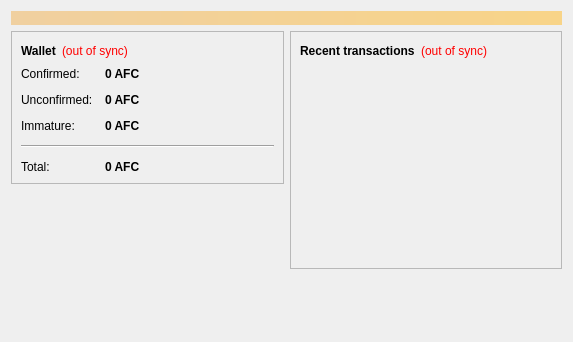
<?xml version="1.0" encoding="UTF-8"?>
<ui version="4.0">
 <class>OverviewPage</class>
 <widget class="QWidget" name="OverviewPage">
  <property name="geometry">
   <rect>
    <x>0</x>
    <y>0</y>
    <width>573</width>
    <height>342</height>
   </rect>
  </property>
  <property name="windowTitle">
   <string>Form</string>
  </property>
  <layout class="QVBoxLayout" name="topLayout">
   <item>
    <widget class="QLabel" name="labelAlerts">
     <property name="visible">
      <bool>false</bool>
     </property>
     <property name="styleSheet">
      <string notr="true">background-color: qlineargradient(x1: 0, y1: 0, x2: 1, y2: 0, stop:0 #F0D0A0, stop:1 #F8D488); color:#000000;</string>
     </property>
     <property name="wordWrap">
      <bool>true</bool>
     </property>
     <property name="margin">
      <number>3</number>
     </property>
    </widget>
   </item>
   <item>
    <layout class="QHBoxLayout" name="horizontalLayout" stretch="1,1">
     <item>
      <layout class="QVBoxLayout" name="verticalLayout_2">
       <item>
        <widget class="QFrame" name="frame">
         <property name="frameShape">
          <enum>QFrame::StyledPanel</enum>
         </property>
         <property name="frameShadow">
          <enum>QFrame::Raised</enum>
         </property>
         <layout class="QVBoxLayout" name="verticalLayout_4">
          <item>
           <layout class="QHBoxLayout" name="horizontalLayout_4">
            <item>
             <widget class="QLabel" name="label_5">
              <property name="font">
               <font>
                <weight>75</weight>
                <bold>true</bold>
               </font>
              </property>
              <property name="text">
               <string>Wallet</string>
              </property>
             </widget>
            </item>
            <item>
             <widget class="QLabel" name="labelWalletStatus">
              <property name="toolTip">
               <string>The displayed information may be out of date. Your wallet automatically synchronizes with the Africoin network after a connection is established, but this process has not completed yet.</string>
              </property>
              <property name="styleSheet">
               <string notr="true">QLabel { color: red; }</string>
              </property>
              <property name="text">
               <string notr="true">(out of sync)</string>
              </property>
              <property name="alignment">
               <set>Qt::AlignLeading|Qt::AlignLeft|Qt::AlignVCenter</set>
              </property>
             </widget>
            </item>
            <item>
             <spacer name="horizontalSpacer_2">
              <property name="orientation">
               <enum>Qt::Horizontal</enum>
              </property>
              <property name="sizeHint" stdset="0">
               <size>
                <width>40</width>
                <height>20</height>
               </size>
              </property>
             </spacer>
            </item>
           </layout>
          </item>
          <item>
           <layout class="QFormLayout" name="formLayout_2">
            <property name="fieldGrowthPolicy">
             <enum>QFormLayout::AllNonFixedFieldsGrow</enum>
            </property>
            <property name="horizontalSpacing">
             <number>12</number>
            </property>
            <property name="verticalSpacing">
             <number>12</number>
            </property>
            <item row="0" column="0">
             <widget class="QLabel" name="label">
              <property name="text">
               <string>Confirmed:</string>
              </property>
             </widget>
            </item>
            <item row="0" column="1">
             <widget class="QLabel" name="labelBalance">
              <property name="font">
               <font>
                <weight>75</weight>
                <bold>true</bold>
               </font>
              </property>
              <property name="cursor">
               <cursorShape>IBeamCursor</cursorShape>
              </property>
              <property name="toolTip">
               <string>Your current spendable balance</string>
              </property>
              <property name="text">
               <string notr="true">0 AFC</string>
              </property>
              <property name="textInteractionFlags">
               <set>Qt::LinksAccessibleByMouse|Qt::TextSelectableByKeyboard|Qt::TextSelectableByMouse</set>
              </property>
             </widget>
            </item>
            <item row="1" column="0">
             <widget class="QLabel" name="label_3">
              <property name="text">
               <string>Unconfirmed:</string>
              </property>
             </widget>
            </item>
            <item row="1" column="1">
             <widget class="QLabel" name="labelUnconfirmed">
              <property name="font">
               <font>
                <weight>75</weight>
                <bold>true</bold>
               </font>
              </property>
              <property name="cursor">
               <cursorShape>IBeamCursor</cursorShape>
              </property>
              <property name="toolTip">
               <string>Total of transactions that have yet to be confirmed, and do not yet count toward the spendable balance</string>
              </property>
              <property name="text">
               <string notr="true">0 AFC</string>
              </property>
              <property name="textInteractionFlags">
               <set>Qt::LinksAccessibleByMouse|Qt::TextSelectableByKeyboard|Qt::TextSelectableByMouse</set>
              </property>
             </widget>
            </item>
            <item row="2" column="0">
             <widget class="QLabel" name="labelImmatureText">
              <property name="text">
               <string>Immature:</string>
              </property>
             </widget>
            </item>
            <item row="2" column="1">
             <widget class="QLabel" name="labelImmature">
              <property name="font">
               <font>
                <weight>75</weight>
                <bold>true</bold>
               </font>
              </property>
              <property name="toolTip">
               <string>Mined balance that has not yet matured</string>
              </property>
              <property name="text">
               <string notr="true">0 AFC</string>
              </property>
              <property name="textInteractionFlags">
               <set>Qt::LinksAccessibleByMouse|Qt::TextSelectableByKeyboard|Qt::TextSelectableByMouse</set>
              </property>
             </widget>
            </item>
            <item row="4" column="0">
             <widget class="QLabel" name="labelTotalText">
              <property name="text">
               <string>Total:</string>
              </property>
             </widget>
            </item>
            <item row="4" column="1">
             <widget class="QLabel" name="labelTotal">
              <property name="font">
               <font>
                <weight>75</weight>
                <bold>true</bold>
               </font>
              </property>
              <property name="cursor">
               <cursorShape>IBeamCursor</cursorShape>
              </property>
              <property name="toolTip">
               <string>Your current total balance</string>
              </property>
              <property name="text">
               <string notr="true">0 AFC</string>
              </property>
              <property name="textInteractionFlags">
               <set>Qt::LinksAccessibleByMouse|Qt::TextSelectableByKeyboard|Qt::TextSelectableByMouse</set>
              </property>
             </widget>
            </item>
            <item row="3" column="0" colspan="2">
             <widget class="Line" name="line">
              <property name="orientation">
               <enum>Qt::Horizontal</enum>
              </property>
             </widget>
            </item>
           </layout>
          </item>
         </layout>
        </widget>
       </item>
       <item>
        <spacer name="verticalSpacer">
         <property name="orientation">
          <enum>Qt::Vertical</enum>
         </property>
         <property name="sizeHint" stdset="0">
          <size>
           <width>20</width>
           <height>40</height>
          </size>
         </property>
        </spacer>
       </item>
      </layout>
     </item>
     <item>
      <layout class="QVBoxLayout" name="verticalLayout_3">
       <item>
        <widget class="QFrame" name="frame_2">
         <property name="frameShape">
          <enum>QFrame::StyledPanel</enum>
         </property>
         <property name="frameShadow">
          <enum>QFrame::Raised</enum>
         </property>
         <layout class="QVBoxLayout" name="verticalLayout">
          <item>
           <layout class="QHBoxLayout" name="horizontalLayout_2">
            <item>
             <widget class="QLabel" name="label_4">
              <property name="text">
               <string>&lt;b&gt;Recent transactions&lt;/b&gt;</string>
              </property>
             </widget>
            </item>
            <item>
             <widget class="QLabel" name="labelTransactionsStatus">
              <property name="toolTip">
               <string>The displayed information may be out of date. Your wallet automatically synchronizes with the Africoin network after a connection is established, but this process has not completed yet.</string>
              </property>
              <property name="styleSheet">
               <string notr="true">QLabel { color: red; }</string>
              </property>
              <property name="text">
               <string notr="true">(out of sync)</string>
              </property>
              <property name="alignment">
               <set>Qt::AlignRight|Qt::AlignTrailing|Qt::AlignVCenter</set>
              </property>
             </widget>
            </item>
            <item>
             <spacer name="horizontalSpacer">
              <property name="orientation">
               <enum>Qt::Horizontal</enum>
              </property>
              <property name="sizeHint" stdset="0">
               <size>
                <width>40</width>
                <height>20</height>
               </size>
              </property>
             </spacer>
            </item>
           </layout>
          </item>
          <item>
           <widget class="QListView" name="listTransactions">
            <property name="styleSheet">
             <string notr="true">QListView { background: transparent; }</string>
            </property>
            <property name="frameShape">
             <enum>QFrame::NoFrame</enum>
            </property>
            <property name="verticalScrollBarPolicy">
             <enum>Qt::ScrollBarAlwaysOff</enum>
            </property>
            <property name="horizontalScrollBarPolicy">
             <enum>Qt::ScrollBarAlwaysOff</enum>
            </property>
            <property name="selectionMode">
             <enum>QAbstractItemView::NoSelection</enum>
            </property>
           </widget>
          </item>
         </layout>
        </widget>
       </item>
       <item>
        <spacer name="verticalSpacer_2">
         <property name="orientation">
          <enum>Qt::Vertical</enum>
         </property>
         <property name="sizeHint" stdset="0">
          <size>
           <width>20</width>
           <height>40</height>
          </size>
         </property>
        </spacer>
       </item>
      </layout>
     </item>
    </layout>
   </item>
  </layout>
 </widget>
 <resources/>
 <connections/>
</ui>
